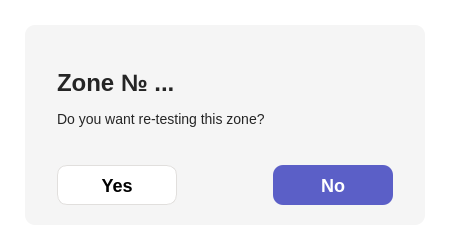
<?xml version="1.0" encoding="UTF-8"?>
<ui version="4.0">
 <class>RetestDialog</class>
 <widget class="QDialog" name="RetestDialog">
  <property name="geometry">
   <rect>
    <x>0</x>
    <y>0</y>
    <width>450</width>
    <height>250</height>
   </rect>
  </property>
  <property name="minimumSize">
   <size>
    <width>450</width>
    <height>250</height>
   </size>
  </property>
  <property name="maximumSize">
   <size>
    <width>450</width>
    <height>250</height>
   </size>
  </property>
  <property name="windowTitle">
   <string>Test this zone again?</string>
  </property>
  <property name="styleSheet">
   <string notr="true">background: #FFFFFF;
font-family: Segoe UI;
</string>
  </property>
  <widget class="QFrame" name="RetestFrame">
   <property name="geometry">
    <rect>
     <x>25</x>
     <y>25</y>
     <width>400</width>
     <height>200</height>
    </rect>
   </property>
   <property name="styleSheet">
    <string notr="true">QFrame {
	background: #F5F5F5;
	border-radius: 10px;
}</string>
   </property>
   <property name="frameShape">
    <enum>QFrame::StyledPanel</enum>
   </property>
   <property name="frameShadow">
    <enum>QFrame::Raised</enum>
   </property>
   <widget class="QLabel" name="RetestTitle">
    <property name="geometry">
     <rect>
      <x>32</x>
      <y>40</y>
      <width>336</width>
      <height>80</height>
     </rect>
    </property>
    <property name="styleSheet">
     <string notr="true"/>
    </property>
    <property name="text">
     <string>&lt;html&gt;&lt;head/&gt;&lt;body&gt;&lt;p&gt;&lt;span style=&quot; font-size:24px; font-weight:600; color:#252525;&quot;&gt;Zone № ...&lt;br/&gt;&lt;/span&gt;&lt;br/&gt;&lt;span style=&quot; font-size:14px; color:#252525;&quot;&gt;Do you want re-testing this zone?&lt;br/&gt;&lt;/span&gt;&lt;/p&gt;&lt;/body&gt;&lt;/html&gt;</string>
    </property>
   </widget>
   <widget class="QPushButton" name="RetestYesButton">
    <property name="geometry">
     <rect>
      <x>248</x>
      <y>140</y>
      <width>120</width>
      <height>40</height>
     </rect>
    </property>
    <property name="styleSheet">
     <string notr="true">QPushButton {
	text-align: center;
	color: white;
	font-size: 18px;
	font-weight: 600;
	background: #5B5FC7; 
	border-radius: 10px;
}

QPushButton::hover::!pressed {
	background: #4F52B2;
}

QPushButton::pressed {
	background:  #161987; 
}</string>
    </property>
    <property name="text">
     <string>No</string>
    </property>
   </widget>
   <widget class="QPushButton" name="RetestNoButton">
    <property name="geometry">
     <rect>
      <x>32</x>
      <y>140</y>
      <width>120</width>
      <height>40</height>
     </rect>
    </property>
    <property name="styleSheet">
     <string notr="true">QPushButton {
	text-align: center;
	color: black;
	font-size: 18px;
	font-weight: 600;
	border: 1px solid #E1DFDD;
	border-radius: 10px;
}

QPushButton::hover::!pressed {
	background: #E1DFDD;
}

QPushButton::pressed {
	background: #8B8B8B;
}</string>
    </property>
    <property name="text">
     <string>Yes</string>
    </property>
   </widget>
  </widget>
 </widget>
 <resources>
  <include location="res-rs.qrc"/>
 </resources>
 <connections/>
</ui>
